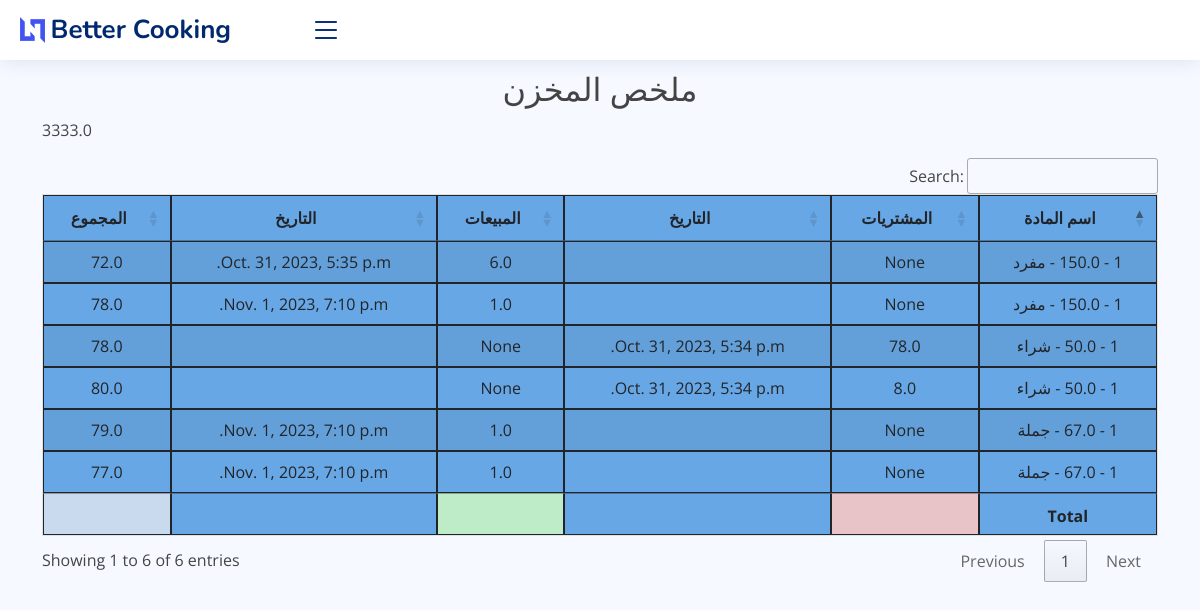
The page /stock_report on the database as committed earlier.
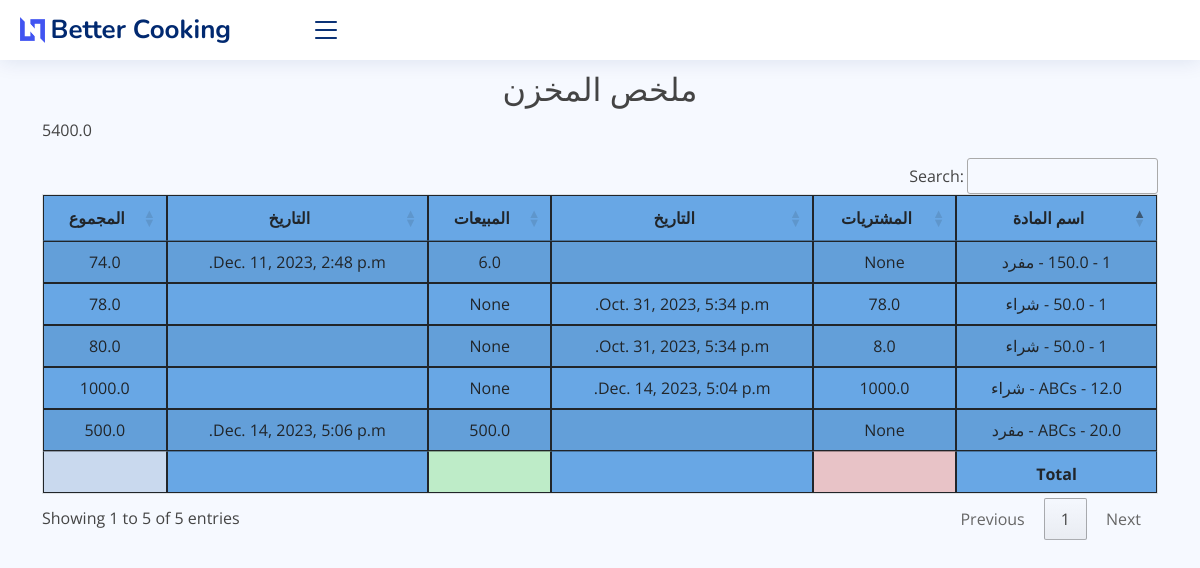
The same page on the database as committed later.
### core/models.py (models this page shows, shortened)
class Inventory(models.Model):
    item = models.ForeignKey(Item, on_delete=models.CASCADE)
    warehouse = models.ForeignKey(Warehouse, on_delete=models.CASCADE, null=True)
    purchase = models.ForeignKey(Purchase, on_delete=models.CASCADE, default=0, null=True)
    sale = models.ForeignKey(SaleInvoice, on_delete=models.CASCADE, default=0, null=True)
    pur_qty = models.FloatField(default=0, null=True)
    sale_qty = models.FloatField(default=0, null=True)
    total_bal_qty = models.FloatField(default=0)
    return_qty = models.FloatField(default=0)
    class Meta:
        verbose_name_plural = ' تفاصيل المخزون'

class Item(models.Model):
    PRICELIST = (
        ('جملة', 'جملة'),
    )
    item_code = models.CharField(max_length=50)
    name = models.CharField(max_length=255)
    category = models.CharField(max_length=30, default='Test')
    price = models.FloatField(default=1)
    price_list = models.CharField(max_length=30, choices=PRICELIST, default='مفرد')
    note = models.TextField(blank=True)
    class Meta:
        verbose_name_plural = 'المواد'
    def __str__(self):
        return f"{self.item_code} - {self.price} - {self.price_list}"

class Purchase(models.Model):
    invoice_number = models.CharField(max_length=8, unique=True, editable=False)
    vendor = models.ForeignKey(Vendor, on_delete=models.CASCADE)
    date = models.DateTimeField()
    note = models.TextField(blank=True)
    class Meta:
        verbose_name_plural = ' فاتورة الشراء'

class SaleInvoice(models.Model):
    STATUS = (
        ('مدفوع', 'مدفوع'),
        ('غير مدفوع', 'غير مدفوع'),
        ('المردود', 'المردود'),
    )
    STATUS1 = (
        ('IQD', 'IQD'),
        ('$', '$'),
    )
    invoice_number = models.CharField(max_length=8, unique=True, editable=False)
    customer_name = models.ForeignKey(Customer, on_delete=models.CASCADE)
    date = models.DateTimeField(auto_now_add=True)
    status = models.CharField(max_length=10, choices=STATUS, default='مدفوع')
    note = models.CharField(max_length=100, blank=True)
    updated_at = models.DateTimeField(auto_now=True)
    price_type = models.CharField(max_length=10, choices=STATUS1, default='IQD')
    class Meta:
        verbose_name_plural = 'فاتورة البيع'

### core/views.py (the view, shortened to what this page needs)
# urls.py: path('stock_report', views.stock_report, name="stock_report"),
def stock_report(request):
    def calculate_total_purchase_value():
        total_purchase_value = PurchaseItem.objects.aggregate(total=models.Sum('total_amt'))['total']
        return total_purchase_value or 0
    def calculate_total_sales_value():
        total_sales_value = SaleItem.objects.aggregate(total=models.Sum('total_amt'))['total']
        return total_sales_value or 0
    def calculate_current_stock_money_balance():
        total_purchase_value = calculate_total_purchase_value()
        total_sales_value = calculate_total_sales_value()
        current_stock_money_balance = total_purchase_value - total_sales_value
        return current_stock_money_balance
    stock_report = Inventory.objects.select_related()
    context = {'stock_report': stock_report,'calculate_current_stock_money_balance':calculate_current_stock_money_balance}
    return render(request, 'core/reports/stock_report.html', context)

### core/templates/core/reports/stock_report.html (shortened to what this page needs)
{% extends 'core/base.html' %}
{% block content %}
    <br>
    <br> <br>
 <h2 class="text-center"> ملخص المخزن </h2>
<p>{{ calculate_current_stock_money_balance }}</p>
    <table id="example4" class="table table-striped" style="background-color: #68a7e5">
        <thead>
        <tr>
            <th>اسم المادة</th>
            <th>المشتريات</th>
            <th>التاريخ</th>
            <th>المبيعات</th>
            <th>التاريخ</th>
            <th>المجموع</th>
        </tr>
        </thead>
        <tbody>
        {% for i in  stock_report %}
            <tr>
                <td>{{ i.item }}</td>
                <td>{{ i.pur_qty }}</td>
                <td>{{ i.purchase.date }}</td>
                <td>{{ i.sale_qty }}</td>
                <td>{{ i.sale.date }}</td>
                <td>{{ i.total_bal_qty }}</td>
            </tr>
        {% endfor %}
        </tbody>
        <tfoot>
        <th></th>
        <th style="background-color: #e8c3c7"></th>
         <th></th>
        <th style="background-color: #beecc8"></th>
         <th></th>
        <th style="background-color: #c9d9ee"></th>
        </tfoot>
    </table>
{% endblock %}

Rows that differ between the two databases and show on the page:
removed Inventory: item "1 - 150.0 - مفرد", pur_qty "None", sale_qty "6.0", sale "Oct. 31, 2023, 5:35 p.m.", total_bal_qty "72.0"
removed Inventory: item "1 - 67.0 - جملة", pur_qty "None", sale_qty "1.0", sale "Nov. 1, 2023, 7:10 p.m.", total_bal_qty "79.0"
removed Inventory: item "1 - 150.0 - مفرد", pur_qty "None", sale_qty "1.0", sale "Nov. 1, 2023, 7:10 p.m.", total_bal_qty "78.0"
removed Inventory: item "1 - 67.0 - جملة", pur_qty "None", sale_qty "1.0", sale "Nov. 1, 2023, 7:10 p.m.", total_bal_qty "77.0"
added Inventory: item "1 - 150.0 - مفرد", pur_qty "None", sale_qty "6.0", sale "Dec. 11, 2023, 2:48 p.m.", total_bal_qty "74.0"
added Inventory: item "ABCs - 12.0 - شراء", pur_qty "1000.0", purchase "Dec. 14, 2023, 5:04 p.m.", sale_qty "None", total_bal_qty "1000.0"
added Inventory: item "ABCs - 20.0 - مفرد", pur_qty "None", sale_qty "500.0", sale "Dec. 14, 2023, 5:06 p.m.", total_bal_qty "500.0"
Other text that changed with them:
text written by a page script: "Search: Showing 1 to 6 of 6 entries Previous 1 Next" → "Search: Showing 1 to 5 of 5 entries Previous 1 Next"
{{ calculate_current_stock_money_balance }}: "3333.0" → "5400.0"
